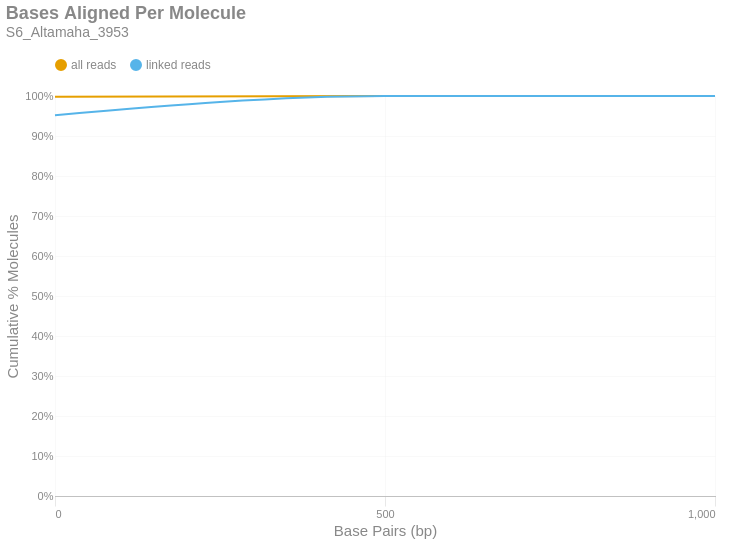

The notebook cell saved with this chart:
### Markdown cell above
### Bases Aligned Per Molecule
This is a cumulative frequency distribution showing the number of base pairs aligned per unique molecule. These data are shown in 500 bp bins. There are two distributions: one with `all reads` (yellow) and another with only `linked reads` (blue). The percent of molecules in the `linked reads` distribution is relative to the total number of linked molecules.

### Code cell
if SKIPLR:
    print_html(f"Skipped")
else:
    binned_df = consolidated_hist(valids['aligned_bp'], mask, 500, True)
    with SafeRender(binned_df):
        (
            density_plot(binned_df, 'Bases Aligned Per Molecule', samplename, 'basesper')
            .encode(
                x=alt.X('bin:Q', title="Base Pairs (bp)").axis(tickMinStep=500).scale(padding=0),
                y=alt.Y('value:Q', title='Cumulative % Molecules')
                    .axis(format='%')
                    .scale(domain = [0,1])
                    .stack(False),
                color=alt.Color("key:N").scale(domain = ["all reads", "linked reads"]),
                tooltip = [
                    alt.Tooltip("key:N", title = "Data Type"),
                    alt.Tooltip("range_label:N", title="Bases Aligned Per Molecule"),
                    alt.Tooltip("value:Q", format = ".2%", title="% Molecules (Cum.)")
                ]
            )
        ).display()

### Figure 1 — Vega-Lite specification as saved in the notebook (floating-point values rounded to 4 significant figures)
{"width": "container", "height": 400, "config": {"title": {"anchor": "start", "dy": -15, "fontSize": 18, "color": "#888888", "subtitleColor": "#888888", "subtitleFontSize": 14}, "arc": {"fill": "#0072B2"}, "axis": {"domainColor": "#888888", "domainWidth": 0.5, "gridWidth": 0.2, "grid": false, "titleFontWeight": 400, "titleFontSize": 15, "labelFontSize": 11, "labelColor": "#888888", "tickColor": "#888888", "tickWidth": 0.2, "titleColor": "#888888"}, "axisBand": {"grid": false}, "axisX": {"grid": true, "tickSize": 10, "domainCap": "round"}, "axisY": {"domain": false, "grid": true, "tickSize": 0, "domainCap": "round"}, "background": "transparent", "header": {"labelFontSize": 15, "labelColor": "#888888", "titleFontSize": 15, "titleFontWeight": 600, "titleColor": "#888888"}, "legend": {"labelFont": "sans-serif", "labelFontSize": 12, "labelColor": "#888888", "symbolSize": 100, "symbolType": "circle", "titleFontSize": 12, "titlePadding": 10, "titleColor": "#888888", "title": null, "orient": "top"}, "range": {"category": ["#E69F00", "#56B4E9", "#009E73", "#F0E442", "#0072B2", "#D55E00", "#CC79A7", "#000000"], "diverging": ["#cfe8f3", "#a2d4ec", "#73bfe2", "#46abdb", "#1696d2", "#12719e"]}, "area": {"fill": "#0072B2", "fillOpacity": 0.7, "line": true, "strokeOpacity": 0.7}, "line": {"color": "#0072B2", "stroke": "#0072B2", "strokeWidth": 2}, "trail": {"color": "#0072B2", "stroke": "#0072B2", "strokeWidth": 0, "size": 1}, "point": {"filled": true, "fillOpacity": 1.0, "size": 95}, "text": {"color": "#888888", "fontSize": 11, "align": "right", "fontWeight": 400, "size": 11}, "bar": {"fill": "#0072B2", "stroke": null}, "view": {"stroke": null, "continuousWidth": 660, "continuousHeight": 400}}, "data": {"name": "data-a74649cbccfc43681073df9b4f76159c"}, "mark": {"type": "line", "interpolate": "monotone", "point": {"opacity": 0, "size": 275}}, "encoding": {"color": {"field": "key", "scale": {"domain": ["all reads", "linked reads"]}, "type": "nominal"}, "tooltip": [{"field": "key", "title": "Data Type", "type": "nominal"}, {"field": "range_label", "title": "Bases Aligned Per Molecule", "type": "nominal"}, {"field": "value", "format": ".2%", "title": "% Molecules (Cum.)", "type": "quantitative"}], "x": {"axis": {"tickMinStep": 500}, "field": "bin", "scale": {"padding": 0}, "title": "Base Pairs (bp)", "type": "quantitative"}, "y": {"axis": {"format": "%"}, "field": "value", "scale": {"domain": [0, 1]}, "stack": false, "title": "Cumulative % Molecules", "type": "quantitative"}}, "params": [{"name": "param_c36ac31b6afebe62", "select": {"type": "point", "fields": ["key"]}, "bind": "legend"}], "title": {"text": "Bases Aligned Per Molecule", "subtitle": "S6_Altamaha_3953"}, "transform": [{"fold": ["all reads (cumsum)", "linked reads (cumsum)"]}, {"calculate": "replace(datum.key, ' (cumsum)', '')", "as": "key"}, {"filter": {"param": "param_c36ac31b6afebe62"}}], "usermeta": {"embedOptions": {"downloadFileName": "S6_Altamaha_3953.basesper"}}, "$schema": "https://vega.github.io/schema/vega-lite/v6.1.0.json", "datasets": {"data-a74649cbccfc43681073df9b4f76159c": [{"bin": "0.0", "interval": "0.0-500.0", "all reads": 0.998, "linked reads": 0.952, "all reads (cumsum)": 0.998, "linked reads (cumsum)": 0.952, "range_label": "0-499"}, {"bin": "500.0", "interval": "500.0-1000.0", "all reads": 0.002005, "linked reads": 0.04779, "all reads (cumsum)": 1.0, "linked reads (cumsum)": 0.9998, "range_label": "500-999"}, {"bin": "1000.0", "interval": "1000.0-1500.0", "all reads": 1.191e-05, "linked reads": 0.0001892, "all reads (cumsum)": 1.0, "linked reads (cumsum)": 1.0, "range_label": "1000-1499"}]}}
